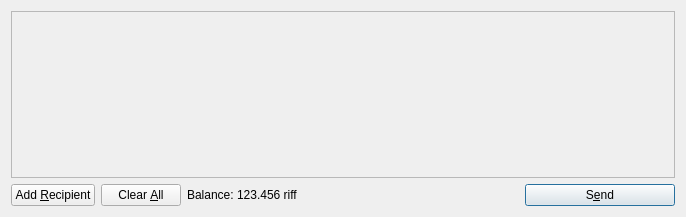
<?xml version="1.0" encoding="UTF-8"?>
<ui version="4.0">
 <class>SendCoinsDialog</class>
 <widget class="QDialog" name="SendCoinsDialog">
  <property name="geometry">
   <rect>
    <x>0</x>
    <y>0</y>
    <width>686</width>
    <height>217</height>
   </rect>
  </property>
  <property name="windowTitle">
   <string>Send Coins</string>
  </property>
  <layout class="QVBoxLayout" name="verticalLayout">
   <item>
    <widget class="QScrollArea" name="scrollArea">
     <property name="widgetResizable">
      <bool>true</bool>
     </property>
     <widget class="QWidget" name="scrollAreaWidgetContents">
      <property name="geometry">
       <rect>
        <x>0</x>
        <y>0</y>
        <width>666</width>
        <height>165</height>
       </rect>
      </property>
      <layout class="QVBoxLayout" name="verticalLayout_2">
       <property name="margin">
        <number>0</number>
       </property>
       <item>
        <layout class="QVBoxLayout" name="entries">
         <property name="spacing">
          <number>6</number>
         </property>
        </layout>
       </item>
       <item>
        <spacer name="verticalSpacer">
         <property name="orientation">
          <enum>Qt::Vertical</enum>
         </property>
         <property name="sizeHint" stdset="0">
          <size>
           <width>20</width>
           <height>40</height>
          </size>
         </property>
        </spacer>
       </item>
      </layout>
     </widget>
    </widget>
   </item>
   <item>
    <layout class="QHBoxLayout" name="horizontalLayout">
     <item>
      <widget class="QPushButton" name="addButton">
       <property name="toolTip">
        <string>Send to multiple recipients at once</string>
       </property>
       <property name="text">
        <string>Add &amp;Recipient</string>
       </property>
       <property name="icon">
        <iconset resource="../bitcoin.qrc">
         <normaloff>:/icons/add</normaloff>:/icons/add</iconset>
       </property>
       <property name="autoDefault">
        <bool>false</bool>
       </property>
      </widget>
     </item>
     <item>
      <widget class="QPushButton" name="clearButton">
       <property name="sizePolicy">
        <sizepolicy hsizetype="Minimum" vsizetype="Fixed">
         <horstretch>0</horstretch>
         <verstretch>0</verstretch>
        </sizepolicy>
       </property>
       <property name="toolTip">
        <string>Remove all transaction fields</string>
       </property>
       <property name="text">
        <string>Clear &amp;All</string>
       </property>
       <property name="icon">
        <iconset resource="../bitcoin.qrc">
         <normaloff>:/icons/remove</normaloff>:/icons/remove</iconset>
       </property>
       <property name="autoRepeatDelay">
        <number>300</number>
       </property>
       <property name="autoDefault">
        <bool>false</bool>
       </property>
      </widget>
     </item>
     <item>
      <layout class="QHBoxLayout" name="horizontalLayout_2">
       <property name="spacing">
        <number>3</number>
       </property>
       <item>
        <widget class="QLabel" name="label">
         <property name="text">
          <string>Balance:</string>
         </property>
        </widget>
       </item>
       <item>
        <widget class="QLabel" name="labelBalance">
         <property name="cursor">
          <cursorShape>IBeamCursor</cursorShape>
         </property>
         <property name="text">
          <string>123.456 riff</string>
         </property>
         <property name="textInteractionFlags">
          <set>Qt::LinksAccessibleByMouse|Qt::TextSelectableByKeyboard|Qt::TextSelectableByMouse</set>
         </property>
        </widget>
       </item>
      </layout>
     </item>
     <item>
      <spacer name="horizontalSpacer">
       <property name="orientation">
        <enum>Qt::Horizontal</enum>
       </property>
       <property name="sizeHint" stdset="0">
        <size>
         <width>40</width>
         <height>20</height>
        </size>
       </property>
      </spacer>
     </item>
     <item>
      <widget class="QPushButton" name="sendButton">
       <property name="minimumSize">
        <size>
         <width>150</width>
         <height>0</height>
        </size>
       </property>
       <property name="toolTip">
        <string>Confirm the send action</string>
       </property>
       <property name="text">
        <string>S&amp;end</string>
       </property>
       <property name="icon">
        <iconset resource="../bitcoin.qrc">
         <normaloff>:/icons/send</normaloff>:/icons/send</iconset>
       </property>
       <property name="default">
        <bool>true</bool>
       </property>
      </widget>
     </item>
    </layout>
   </item>
  </layout>
 </widget>
 <resources>
  <include location="../bitcoin.qrc"/>
 </resources>
 <connections/>
</ui>
